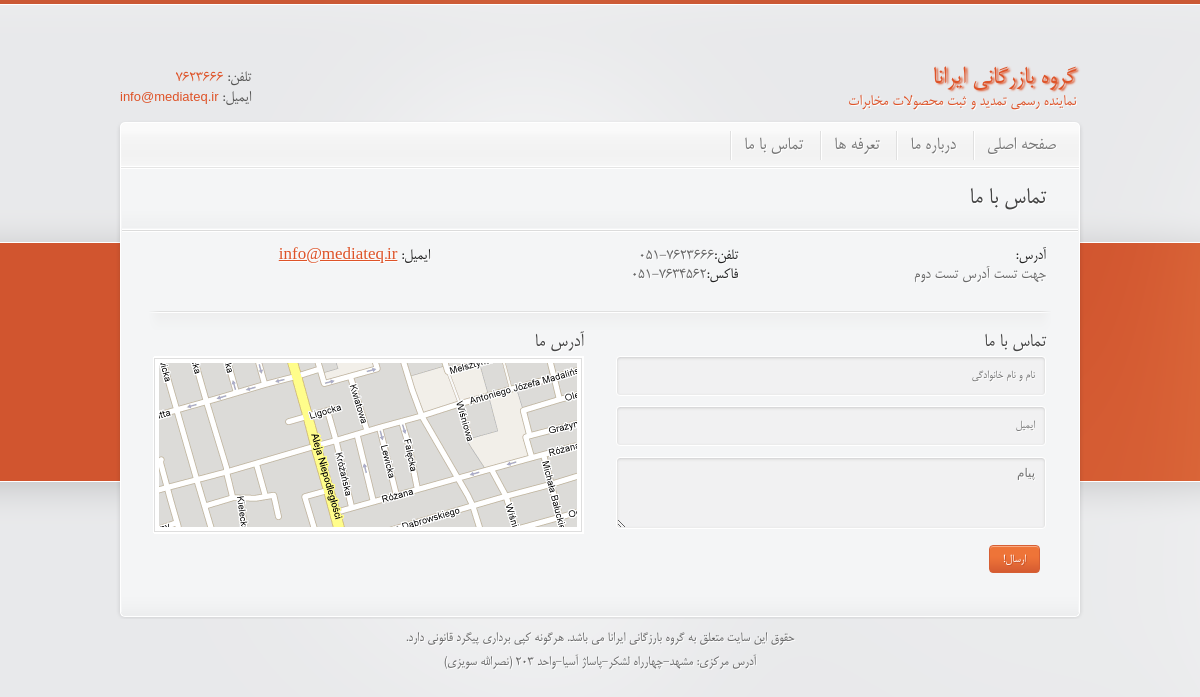
The page /contact.php on the database its author committed.
### tables this page shows
CREATE TABLE IF NOT EXISTS `settings` (
  `id` int(11) NOT NULL AUTO_INCREMENT,
  `key` varchar(30) NOT NULL,
  `value` text NOT NULL,
  PRIMARY KEY (`id`)
);

### classes/database.php (called while the page is built, shortened)
<?php
  include_once("security.php");
class Database
  {
 private static $me;
 private $link;
 public $cmd;
 function __construct()
 {
      $this->link = mysqli_connect(_DB_SERVER,_DB_USER,_DB_PASS);
	  mysqli_set_charset($this->link, "utf8");
      mysqli_select_db($this->link,_DB_NAME);
 }
public static function GetDatabase()
{
   if(is_null(self::$me))
       self::$me = new Database();
    return self::$me;
 }
public function RunSQL()
{
   $security = Security::GetSecurity ();
   $this->cmd = $security->Xss_Clean($this->cmd);
   $result =  mysqli_query($this->link,$this->cmd);
   return $result;
}
function Select($tableName, $fields=NULL, $where = NULL, $order = NULL)
{
    if ($where) $where = " WHERE " . $where;
	$this->cmd = "SELECT $fields FROM `$tableName` " . $where . $order;
	$res = $this->RunSQL();
    if ($res)
	    return mysqli_fetch_array($res);
	else
        return false;
}
  }
?>

### classes/functions.php (called while the page is built, shortened)
<?php
	include_once("database.php");
	   function GetSettingValue($key, $strip_tags = 0)
       {
			$db = Database::GetDatabase();
			$row = $db ->Select("settings","value","`key`='{$key}'");
			return ($row) ? $row["value"] : false;
       }
?>

### classes/security.php (called while the page is built, shortened)
<?php
class Security
{
    private static $me;
    public static function GetSecurity()
    {
      if(is_null(self::$me))
         self::$me = new Security();
      return self::$me;
    }
    public function Xss_Clean($data)
    {
        $data = str_replace(array('&amp;','&lt;','&gt;'), array('&amp;amp;','&amp;lt;','&amp;gt;'), $data);
        $data = preg_replace('/(&#*\w+)[\x00-\x20]+;/u', '$1;', $data);
        $data = preg_replace('/(&#x*[0-9A-F]+);*/iu', '$1;', $data);
        $data = html_entity_decode($data, ENT_COMPAT, 'UTF-8');
        $data = preg_replace('#(<[^>]+?[\x00-\x20"\'])(?:on|xmlns)[^>]*+>#iu', '$1>', $data);
        $data = preg_replace('#([a-z]*)[\x00-\x20]*=[\x00-\x20]*([`\'"]*)[\x00-\x20]*j[\x00-\x20]*a[\x00-\x20]*v[\x00-\x20]*a[\x00-\x20]*s[\x00-\x20]*c[\x00-\x20]*r[\x00-\x20]*i[\x00-\x20]*p[\x00-\x20]*t[\x00-\x20]*:#iu', '$1=$2nojavascript...', $data);
        $data = preg_replace('#([a-z]*)[\x00-\x20]*=([\'"]*)[\x00-\x20]*v[\x00-\x20]*b[\x00-\x20]*s[\x00-\x20]*c[\x00-\x20]*r[\x00-\x20]*i[\x00-\x20]*p[\x00-\x20]*t[\x00-\x20]*:#iu', '$1=$2novbscript...', $data);
        $data = preg_replace('#([a-z]*)[\x00-\x20]*=([\'"]*)[\x00-\x20]*-moz-binding[\x00-\x20]*:#u', '$1=$2nomozbinding...', $data);
        $data = preg_replace('#(<[^>]+?)style[\x00-\x20]*=[\x00-\x20]*[`\'"]*.*?expression[\x00-\x20]*\([^>]*+>#i', '$1>', $data);
        $data = preg_replace('#(<[^>]+?)style[\x00-\x20]*=[\x00-\x20]*[`\'"]*.*?behaviour[\x00-\x20]*\([^>]*+>#i', '$1>', $data);
        $data = preg_replace('#(<[^>]+?)style[\x00-\x20]*=[\x00-\x20]*[`\'"]*.*?s[\x00-\x20]*c[\x00-\x20]*r[\x00-\x20]*i[\x00-\x20]*p[\x00-\x20]*t[\x00-\x20]*:*[^>]*+>#iu', '$1>', $data);
        $data = preg_replace('#</*\w+:\w[^>]*+>#i', '', $data);
        do
        {
            $old_data = $data;
            $data = preg_replace('#</*(?:applet|b(?:ase|gsound|link)|embed|frame(?:set)?|i(?:frame|layer)|l(?:ayer|ink)|meta|object|s(?:cript|tyle)|title|xml)[^>]*+>#i', '', $data);
        }
        while ($old_data !== $data);
        return $data;
    }
}
?>

### contact.php (the view, shortened to what this page needs)
<?php
	include_once("inc/header.php");
    include_once("classes/database.php");
	include_once("classes/functions.php");
	$Contact_Email = GetSettingValue('Contact_Email',0);
	$Tell_Number = GetSettingValue('Tell_Number',0);
	$Fax_Number = GetSettingValue('Fax_Number',0);
	$Address = GetSettingValue('Address',0);
$html =<<<cd
		<div class="main png_bg">
			<div class="inner_main">
				<div class="container_alpha slogan">
					<h1>تماس با ما</h1>
				</div>
				<div class="container_gamma slogan" style="background:none">
					<div class="gs_4">
						<p style="font-size:17px;">
							<strong>ایمیل:</strong> <a href="mailto:{$Contact_Email}">{$Contact_Email}</a>
						</p>
					</div>
					<div class="gs_4">
						<p style="font-size:17px;">
							<strong>تلفن:</strong><span class="ltr" style="display:inline-block"> 051-{$Tell_Number}</span>
							<br><strong>فاکس:</strong><span class="ltr" style="display:inline-block"> 051-{$Fax_Number}</span><br><strong>
						</p>
					</div>
					<div class="gs_4 omega">
						<p style="font-size:17px;">
							<strong>آدرس:</strong><br>{$Address}
						</p>
					</div>
					<div class="hr"></div>
					<div class="gs_6 omega" style="margin-left:15px;padding-left:17px">
						<h3>تماس با ما</h3>
						<form method="post" action="" id="frmcontact">
							<div id="form_container">
								<div id="form_main">
									<input type="text" name="name" id="name" placeholder="نام و نام خانوادگی" title="Name">
									<input type="text" name="email" id="email" placeholder="ایمیل" title="Email">
									<textarea name="comments" id="comments" rows="4" cols="4" placeholder="پیام" placeholder="Message"></textarea>
									<p>
										<input type="submit" name="submit1" id="submit1" value="ارسال!" class="superbutton">
									</p>
								</div>
							</div>
						</form>
					</div>
					<div class="gs_6 omega">
						<h3>آدرس ما</h3>
						<div class="add_border" style="width: 428px;">
						<img src="images/map.png" alt="" class="border_magic" style="display: block;"></div>
					</div>
					<div class="clearfix"></div>
				</div>
			</div>
		</div>
    	<div class="endmain png_bg"></div>
cd;
    echo $html;
	include_once("inc/footer.php");
?>

### inc/header.php (shortened to what this page needs)
<?php
	include_once("./classes/database.php");
	include_once("./classes/functions.php");
	$Contact_Email = GetSettingValue('Contact_Email',0);
	$Tell_Number = GetSettingValue('Tell_Number',0);
?>
<!doctype html>
<html lang="fa" class="no-js"><head>
	<link rel="stylesheet" href="css/style.css">
	<link rel="stylesheet" href="css/rainbow.css" type="text/css">
</head>
<body>
  	<div id="container">
	    <div id="header">
			<div id="logo">
				<h1 style="color:#DE5328;text-shadow:2px 1px 2px #DE5328">گروه بازرگانی ایرانا<span>نماینده رسمی تمدید و ثبت محصولات مخابرات</h1>
			</div>
			<div id="personal_data">
				<p>تلفن: <span style="display:inline-block;direction:ltr !important"><?php echo $Tell_Number?></span></p>
				<p>ایمیل: <span><a href="mailto:info@irana.ir" class="latin-font"><?php echo $Contact_Email?></a></span></p>
			</div>
		</div>
		<div id="menu" class="png_bg ltr">
			<ul>
				<li>
					<a href="index.html">صفحه اصلی</a>
				</li>
				<li>
					<a href="aboutus.html" class="">درباره ما</a>
				</li>
				<li>
					<a href="price.html" class="">تعرفه ها</a>
				</li>
				<li>
					<a href="contact.html">تماس با ما</a>
				</li>
			</ul>
		</div>

### css/rainbow.css (style rules this page uses)
a, a:active, a:visited ,#main_link_color,#personal_data p span,#personal_data p span a { color:#DE5328; }
h1 strong,h2 strong,h3 strong,h4 strong,h5 strong,h6 strong,.dropcapcolor,.inner_main .widget ul.testimonials li p span,.post_header a:hover,.breadcrumbs p span,h1 span, h2 span, h3 span, h4 span, h5 span, h6 span,.hotstuff ul li a { color:#DE5328; }
body { background:url(../images/background.png) repeat-x scroll 0 0 #e8e9eb; }
a.superbutton,.inner_main input.superbutton { color:#ffffff; background:url(../images/superbutton.png) repeat-x center -1px transparent; border:1px solid #d65f34; box-shadow:inset 0px 1px #faaa82; text-shadow:1px 1px #c8542d; }
a:link { -webkit-tap-highlight-color: #DE5328; }

### rows shown on the page
settings: value "7623666"
settings: value "info@mediateq.ir"
settings: value "7634562"
settings: value "جهت تست آدرس تست دوم"
